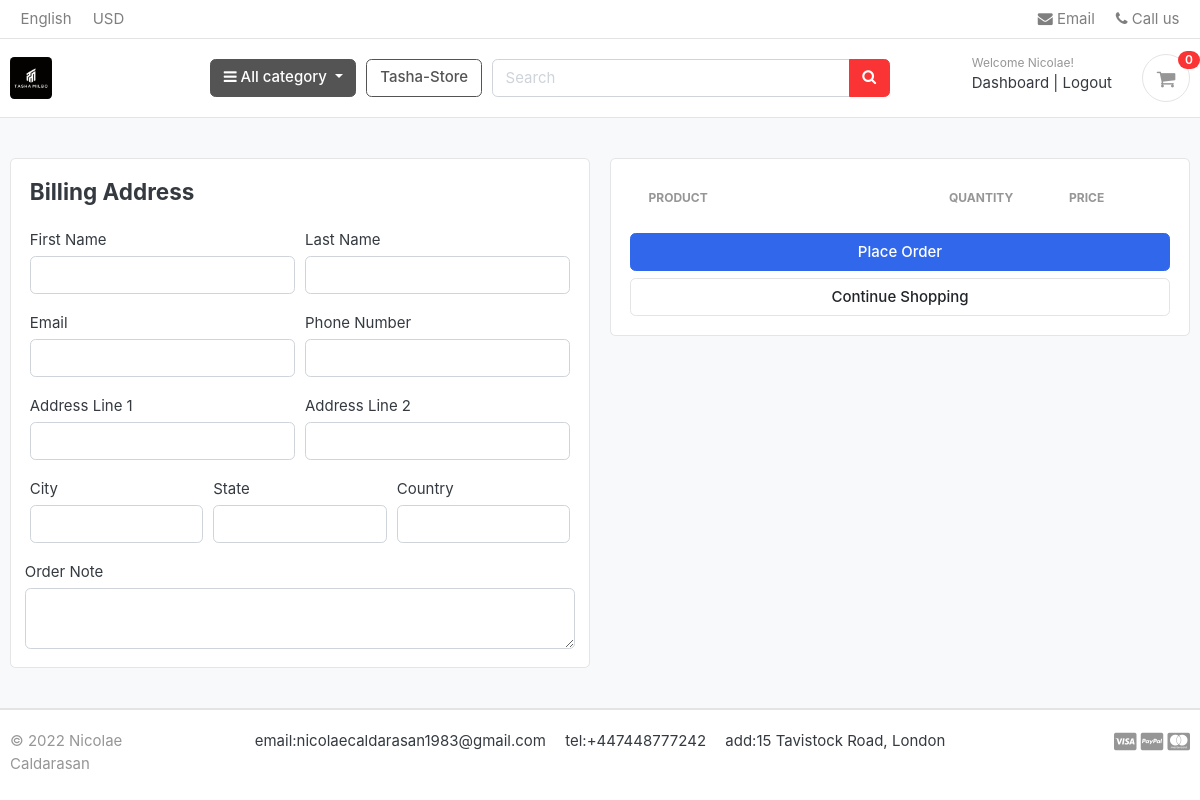
Before: /cart/checkout/ (signed in) with the older database file.
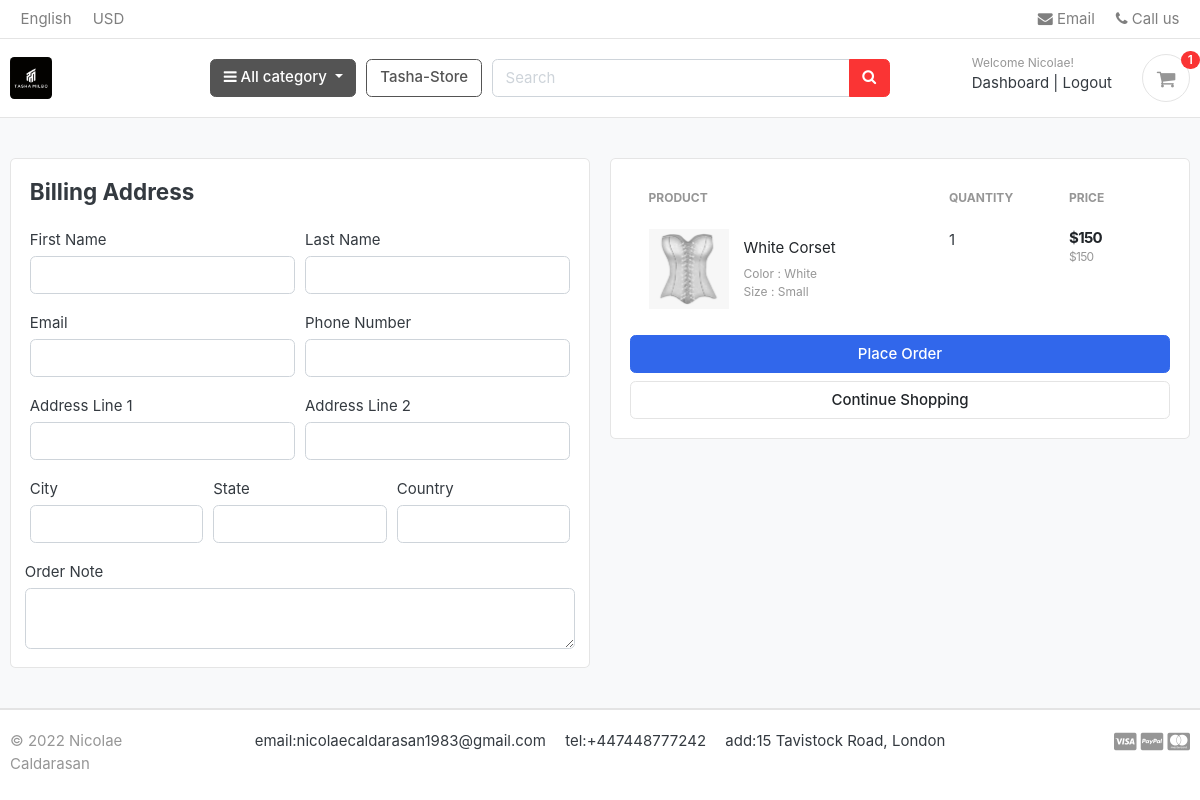
After: the same page with the newer database file.
### carts/models.py (models this page shows, shortened)
class CartItem(models.Model):
    user = models.ForeignKey(Account, on_delete=models.CASCADE, null=True)
    product = models.ForeignKey(Product, on_delete=models.CASCADE)
    variations = models.ManyToManyField(Variation, blank=True)
    cart = models.ForeignKey(Cart, on_delete=models.CASCADE, null=True)
    quantity = models.IntegerField()
    is_active = models.BooleanField(default=True)
    def sub_total(self):
        return self.product.price * self.quantity

### store/models.py (models this page shows, shortened)
class Product(models.Model):
    product_name = models.CharField(max_length=200, unique=True)
    slug         = models.SlugField(max_length=200, unique=True)
    description  = models.TextField(max_length=500, blank=True)
    price        = models.IntegerField()
    images       = models.ImageField(upload_to='photos/products')
    stock        = models.IntegerField()
    is_available = models.BooleanField(default=True)
    category     = models.ForeignKey(Category, on_delete=models.CASCADE)
    created_date  = models.DateTimeField(auto_now_add=True)
    modified_date= models.DateTimeField(auto_now=True)
    def get_url(self):
        return reverse('product_detail', args=[self.category.slug, self.slug])

class Variation(models.Model):
    product = models.ForeignKey(Product, on_delete=models.CASCADE)
    variation_category = models.CharField(max_length=100, choices=variation_category_choice)
    variation_value = models.CharField(max_length=100)
    is_active = models.BooleanField(default=True)
    create_date = models.DateTimeField(auto_now=True)
    objects = VariationManager()

### carts/views.py (the view)
# urls.py: path('checkout/', views.checkout, name="checkout"),
@login_required(login_url='login')
def checkout(request, total=0, quantity=0, cart_items=None):
    try:
        tax = 0
        grand_total = 0
        if request.user.is_authenticated:
            cart_items = CartItem.objects.filter(user=request.user, is_active=True)
        else:
            cart = Cart.objects.get(cart_id=_cart_id(request))
            cart_items = CartItem.objects.filter(cart=cart, is_active=True)
        for cart_item in cart_items:
            total += (cart_item.product.price * cart_item.quantity)
            quantity += cart_item.quantity
        tax = (2 * total)/100
        grand_total = total +tax
    except ObjectDoesNotExist:
        pass
    context = {
      'total': total,
      'quantity': quantity,
      'cart_items': cart_items,
      'tax': tax,
      'grand_total': grand_total,
    }
    return render(request, 'store/checkout.html', context)

### carts/context_processors.py (called while the page is built)
def counter(request):
    cart_count = 0
    if 'admin' in request.path:
        return()
    else:
        try:
            cart = Cart.objects.filter(cart_id=_cart_id(request))
            if request.user.is_authenticated:
                cart_items = CartItem.objects.all().filter(user=request.user)
            else:
                cart_items = CartItem.objects.all().filter(cart=cart[:1])
            for cart_item in cart_items:
                cart_count += cart_item.quantity
        except Cart.DoesNotExist:
            cart_count = 0
    return dict(cart_count=cart_count)

### carts/views.py (called while the page is built)
def _cart_id(request):
    cart = request.session.session_key
    if not cart:
        cart = request.session.create()
    return cart

### category/context_processors.py (called while the page is built)
def menu_links(request):
    links = Category.objects.all()
    return dict(links=links)

### category/models.py (called while the page is built)
    def get_url(self):
            return reverse('products_by_category', args=[self.slug])

### templates/store/checkout.html (shortened to what this page needs)
{% extends 'base.html' %}
{% load static %}
{% block content %}
<section class="section-content padding-y bg">
<div class="container">
<div class="row">
	<aside class="col-lg-6">
<div class="card">
<div class="card-body">
  <h4 class="card-title mb-4">Billing Address</h4>
  <form action="{% url 'place_order'%}" method="POST">
    <div class="form-row">
      <div class="col form-group">
        <label for="">First Name</label>
        <input type="text" name="first_name" class="form-control" required>
      </div>
      <div class="col form-group">
        <label for="">Last Name</label>
        <input type="text" name="last_name" class="form-control" required>
      </div>
    </div>
    <div class="form-row">
      <div class="col form-group">
        <label for="">Email</label>
        <input type="email" name="email" class="form-control" required>
      </div>
      <div class="col form-group">
        <label for="">Phone Number</label>
        <input type="text" name="phone" class="form-control" required>
      </div>
    </div>
    <div class="form-row">
      <div class="col form-group">
        <label for="">Address Line 1</label>
        <input type="text" name="address_line_1" class="form-control" required>
      </div>
      <div class="col form-group">
        <label for="">Address Line 2</label>
        <input type="text" name="address_line_2" class="form-control">
      </div>
    </div>
    <div class="form-row">
      <div class="col form-group">
        <label for="">City</label>
        <input type="text" name="city" class="form-control" required>
      </div>
      <div class="col form-group">
        <label for="">State</label>
        <input type="text" name="state" class="form-control" required>
      </div>
      <div class="col form-group">
        <label for="">Country</label>
        <input type="text" name="country" class="form-control" required>
      </div>
      </div>
      <div class="form-row">
        <label for="">Order Note</label>
        <textarea name="order_note" rows="2" class="form-control"></textarea>
      </div>
</div>
</div>
	</aside>
	<aside class="col-lg-6">
		<div class="card">
		<div class="card-body">
      <table class="table table-borderless table-shopping-cart">
      <thead class="text-muted">
      <tr class="small text-uppercase">
        <th scope="col">Product</th>
        <th scope="col" width="120">Quantity</th>
        <th scope="col" width="120">Price</th>
      </tr>
      </thead>
      <tbody>
      {% for cart_item in cart_items %}
      <tr>
      	<td>
      		<figure class="itemside align-items-center">
      			<div class="aside"><img src="{{ cart_item.product.images.url }}" class="img-sm"></div>
      			<figcaption class="info">
      				<a href="{{ cart_item.product.get_url }}" class="title text-dark">{{cart_item.product.product_name}}</a>
      				<p class="text-muted small">
      					{% if cart_item.variations.all %}
      					 {% for item in cart_item.variations.all %}
      					   {{ item.variation_category | capfirst }} : {{item.variation_value | capfirst }} <br>
      						{% endfor %}
      					{% endif %}
      				</p>
      			</figcaption>
      		</figure>
      	</td>
      	<td>
          <label for="">{{cart_item.quantity}}</label>
      	</td>
      	<td>
      		<div class="price-wrap">
      			<var class="price">${{cart_item.sub_total}}</var>
      			<small class="text-muted">${{cart_item.product.price}}</small>
      		</div>
      	</td>
      </tr>
      {% endfor %}
      </tbody>
      </table>
      <button type="submit" name="submit" class="btn btn-primary btn-block">Place Order</button>
			<a href="{% url 'store' %}" class="btn btn-light btn-block">Continue Shopping</a>
		</div>
		</div>
</aside>
</div>
</div>
</section>
{% endblock %}

### templates/includes/navbar.html (shortened to what this page needs)
{% load static %}
<header class="section-header">
<nav class="navbar p-md-0 navbar-expand-sm navbar-light border-bottom">
<div class="container">
  <div class="collapse navbar-collapse" id="navbarTop4">
    <ul class="navbar-nav mr-auto">
      <li class="nav-item dropdown">
      <a href="#" class="nav-link">   English </a>
    </li>
    <li class="nav-item dropdown">
      <a href="#" class="nav-link"> USD </a>
    </li>
    </ul>
    <ul class="navbar-nav">
    <li><a href="#" class="nav-link"> <i class="fa fa-envelope"></i> Email </a></li>
    <li><a href="#" class="nav-link"> <i class="fa fa-phone"></i> Call us </a></li>
  </ul>
  </div>
</div>
</nav>
<section class="header-main border-bottom">
  <div class="container">
<div class="row align-items-center">
  <div class="col-lg-2 col-md-3 col-6">
    <a href="{% url 'home'%}" class="brand-wrap">
      <img class="logo" src="{% static './images/tasha_logo.jpg'%}" style="border-radius: 10%;">
    </a>
  </div>
  <div class="col-lg col-sm col-md col-6 flex-grow-0">
    <div class="category-wrap dropdown d-inline-block float-right">
      <button type="button" class="btn btn-secondary dropdown-toggle" data-toggle="dropdown">
        <i class="fa fa-bars"></i> All category
      </button>
    </div>
  </div>
  <a href="{% url 'store' %}" class="btn btn-outline-secondary">Tasha-Store</a>
  <div class="col-lg  col-md-6 col-sm-12 col">
    <form action="{% url 'search' %}" class="search" method='GET'>
      <div class="input-group w-100">
          <input type="text" class="form-control" style="width:60%;" placeholder="Search" name="keyword">
          <div class="input-group-append">
            <button class="btn btn-danger" type="submit">
              <i class="fa fa-search"></i>
            </button>
          </div>
        </div>
    </form>
  </div>
  <div class="col-lg-3 col-sm-6 col-8 order-2 order-lg-3">
        <div class="d-flex justify-content-end mb-3 mb-lg-0">
          {% if user.id is None %}
          <div class="widget-header">
            <small class="title text-muted">Welcome guest!</small>
            <div>
              <a href="{% url 'login' %}">Sign in</a> <span class="dark-transp"> | </span>
              <a href="{% url 'register' %}"> Register</a>
            </div>
          </div>
          {% else %}
          <div class="widget-header">
            <small class="title text-muted">Welcome {{user.first_name}}!</small>
            <div>
              <a href="{% url 'dashboard'%}">Dashboard</a> <span class="dark-transp"> | </span>
              <a href="{% url 'logout'%}">Logout</a>
            </div>
          </div>
          {% endif%}
          <a href="{% url 'cart' %}" class="widget-header pl-3 ml-3">
            <div class="icon icon-sm rounded-circle border"><i class="fa fa-shopping-cart"></i></div>
            <span class="badge badge-pill badge-danger notify">{{cart_count}}</span>
          </a>
        </div>
      </div>
</div>
  </div>
</section>
</header>

Changed rows visible on the page:
added CartItem: product.images (picture), product.product_name "White Corset", quantity "1", sub_total "150", product.price "150"
now on this page (row unchanged): Variation: variation_category "Color", variation_value "White"
now on this page (row unchanged): Variation: variation_category "Size", variation_value "Small"
Other visible differences:
{{ cart_count }}: "0" → "1"
